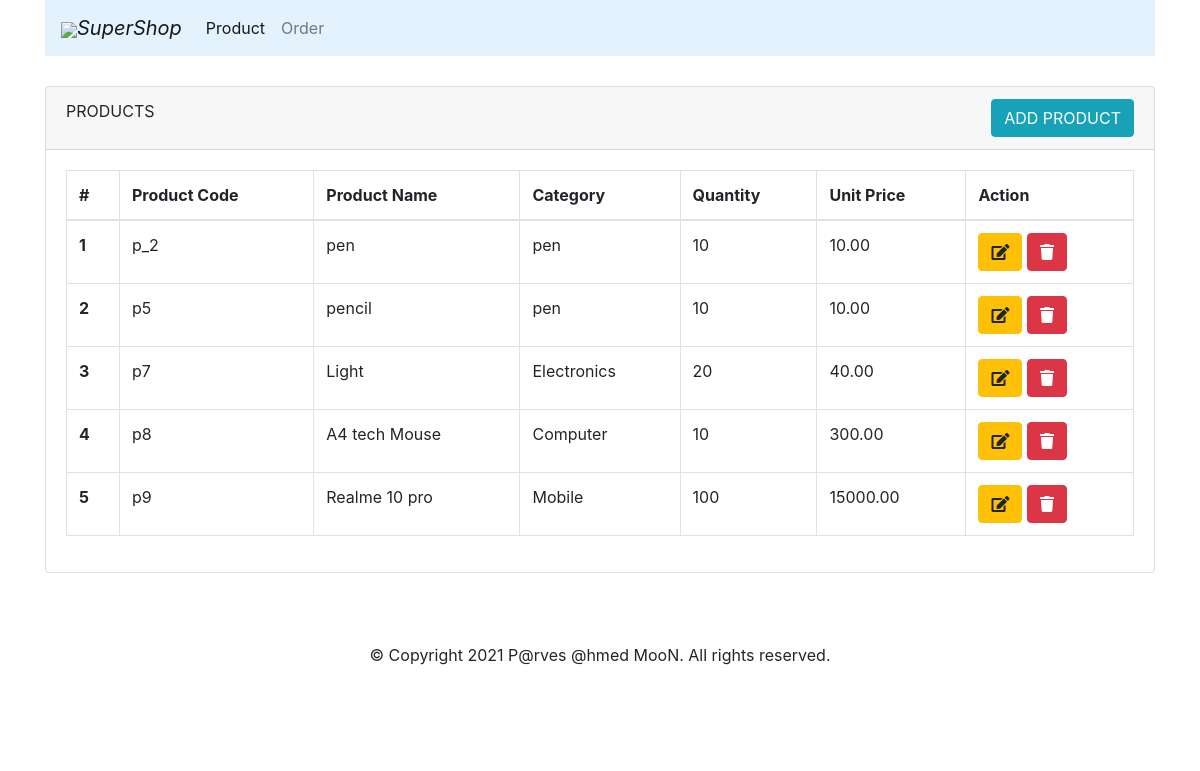
/product/product_list, run on an earlier commit of the app's database.
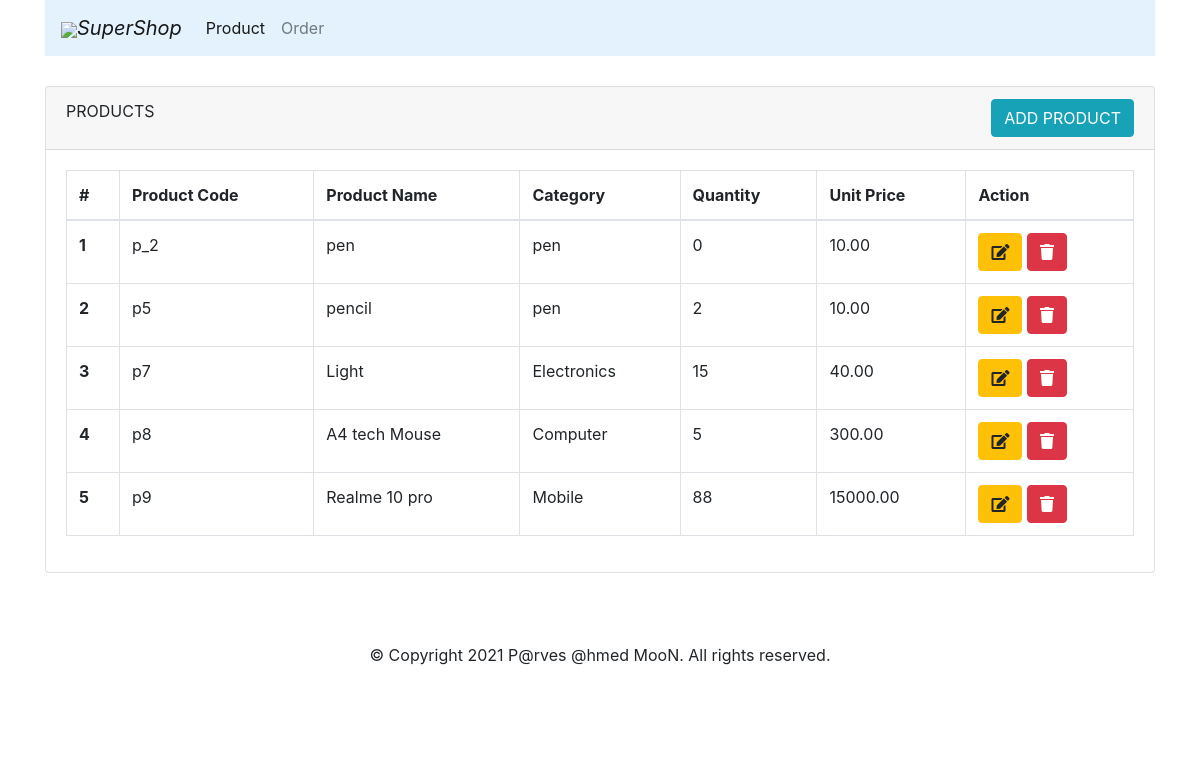
And on a later commit of the database.
### products/models.py (models this page shows)
class Product(models.Model):
    product_code = models.CharField(max_length=10, unique=True)
    product_name = models.CharField(max_length=100, unique=True)
    category = models.CharField(max_length=100)
    unit_price = models.DecimalField(decimal_places=2, max_digits=10)
    quantity = models.IntegerField(default=1)
    created_at = models.DateTimeField(auto_now_add=True)
    updated_at = models.DateTimeField(auto_now=True)

### products/views.py (the view)
# urls.py: path('product/product_list', views.product_list, name='product_list'),
def product_list(request):
    products = Product.objects.all()
    return render(request, 'product/product_list.html', {'products': products})

### templates/product/product_list.html (shortened to what this page needs)
{% extends 'base.html' %}
{% load crispy_forms_tags %}
{% block content %}
    <div class="container">
        <div class="card">
            <div class="card-header">
                PRODUCTS
                <a class="btn btn-info float-right" href="{% url 'add_product' %}">ADD PRODUCT</a>
            </div>
            <div class="card-body">
                <table class="table table-bordered" id="product_table">
                    <thead>
                    <tr>
                        <th scope="col">#</th>
                        <th scope="col">Product Code</th>
                        <th scope="col">Product Name</th>
                        <th scope="col">Category</th>
                        <th scope="col">Quantity</th>
                        <th scope="col">Unit Price</th>
                        <th scope="col">Action</th>
                    </tr>
                    </thead>
                    <tbody>
                    {% for product in products %}
                        <tr>
                            <th scope="row">{{ forloop.counter }}</th>
                            <td>{{ product.product_code }}</td>
                            <td>{{ product.product_name }}</td>
                            <td>{{ product.category }}</td>
                            <td>{{ product.quantity }}</td>
                            <td>{{ product.unit_price }}</td>
                            <td>
                                <a class="btn btn-warning edit" href="{% url 'product_update' product.id %}"><i
                                        class="fas fa-edit"></i></a>
                                <button class="btn btn-danger delete"
                                        delete_url="{% url 'product_delete' product.id %}"><i class="fas fa-trash"></i>
                                </button>
                            </td>
                        </tr>
                    {% endfor %}
                    </tbody>
                </table>
            </div>
        </div>
    </div>
{% endblock content %}

What changed in the data, as far as the page shows it:
changed Product "p_2": quantity "10" → "0"
changed Product "pencil": quantity "10" → "2"
changed Product "Light": quantity "20" → "15"
changed Product "A4 tech Mouse": quantity "10" → "5"
changed Product "Realme 10 pro": quantity "100" → "88"
